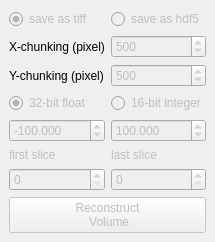
         <widget class="QDockWidget" name="Reconstruct_Volume">
          <property name="enabled">
           <bool>true</bool>
          </property>
          <property name="windowTitle">
           <string>Reconstruct Volume</string>
          </property>
          <widget class="QWidget" name="dockWidgetContents_13">
           <layout class="QGridLayout" name="gridLayout_24">
            <item row="1" column="0">
             <widget class="QPushButton" name="pushReconstruct_all">
              <property name="enabled">
               <bool>false</bool>
              </property>
              <property name="text">
               <string>Reconstruct
 Volume</string>
              </property>
             </widget>
            </item>
            <item row="0" column="0">
             <layout class="QGridLayout" name="gridLayout_25">
              <item row="0" column="0">
               <layout class="QGridLayout" name="gridLayout_26">
                <item row="5" column="1">
                 <widget class="QSpinBox" name="hdf_chunking_x">
                  <property name="enabled">
                   <bool>false</bool>
                  </property>
                  <property name="sizePolicy">
                   <sizepolicy hsizetype="Minimum" vsizetype="Preferred">
                    <horstretch>0</horstretch>
                    <verstretch>0</verstretch>
                   </sizepolicy>
                  </property>
                  <property name="maximum">
                   <number>99999</number>
                  </property>
                  <property name="value">
                   <number>500</number>
                  </property>
                 </widget>
                </item>
                <item row="5" column="0">
                 <widget class="QLabel" name="label_51">
                  <property name="text">
                   <string>X-chunking (pixel)</string>
                  </property>
                 </widget>
                </item>
                <item row="9" column="1">
                 <widget class="QLabel" name="label_52">
                  <property name="enabled">
                   <bool>false</bool>
                  </property>
                  <property name="sizePolicy">
                   <sizepolicy hsizetype="Minimum" vsizetype="Minimum">
                    <horstretch>0</horstretch>
                    <verstretch>0</verstretch>
                   </sizepolicy>
                  </property>
                  <property name="text">
                   <string>last slice</string>
                  </property>
                 </widget>
                </item>
                <item row="8" column="0">
                 <widget class="QDoubleSpinBox" name="int_low">
                  <property name="enabled">
                   <bool>false</bool>
                  </property>
                  <property name="sizePolicy">
                   <sizepolicy hsizetype="Minimum" vsizetype="Preferred">
                    <horstretch>0</horstretch>
                    <verstretch>0</verstretch>
                   </sizepolicy>
                  </property>
                  <property name="decimals">
                   <number>3</number>
                  </property>
                  <property name="minimum">
                   <double>-65535.000000000000000</double>
                  </property>
                  <property name="maximum">
                   <double>65535.000000000000000</double>
                  </property>
                  <property name="singleStep">
                   <double>1.000000000000000</double>
                  </property>
                  <property name="value">
                   <double>-100.000000000000000</double>
                  </property>
                 </widget>
                </item>
                <item row="9" column="0">
                 <widget class="QLabel" name="label_53">
                  <property name="enabled">
                   <bool>false</bool>
                  </property>
                  <property name="sizePolicy">
                   <sizepolicy hsizetype="Minimum" vsizetype="Minimum">
                    <horstretch>0</horstretch>
                    <verstretch>0</verstretch>
                   </sizepolicy>
                  </property>
                  <property name="text">
                   <string>first slice</string>
                  </property>
                 </widget>
                </item>
                <item row="7" column="1">
                 <widget class="QRadioButton" name="radioButton_16bit_integer">
                  <property name="enabled">
                   <bool>false</bool>
                  </property>
                  <property name="text">
                   <string>16-bit integer</string>
                  </property>
                  <property name="checked">
                   <bool>false</bool>
                  </property>
                  <attribute name="buttonGroup">
                   <string notr="true">bitbuttongroup</string>
                  </attribute>
                 </widget>
                </item>
                <item row="4" column="1">
                 <widget class="QRadioButton" name="save_hdf5">
                  <property name="enabled">
                   <bool>false</bool>
                  </property>
                  <property name="text">
                   <string>save as hdf5</string>
                  </property>
                  <property name="checked">
                   <bool>false</bool>
                  </property>
                  <attribute name="buttonGroup">
                   <string notr="true">tiffhdf5buttongroup</string>
                  </attribute>
                 </widget>
                </item>
                <item row="8" column="1">
                 <widget class="QDoubleSpinBox" name="int_high">
                  <property name="enabled">
                   <bool>false</bool>
                  </property>
                  <property name="sizePolicy">
                   <sizepolicy hsizetype="Minimum" vsizetype="Preferred">
                    <horstretch>0</horstretch>
                    <verstretch>0</verstretch>
                   </sizepolicy>
                  </property>
                  <property name="decimals">
                   <number>3</number>
                  </property>
                  <property name="minimum">
                   <double>-65535.000000000000000</double>
                  </property>
                  <property name="maximum">
                   <double>65535.000000000000000</double>
                  </property>
                  <property name="singleStep">
                   <double>1.000000000000000</double>
                  </property>
                  <property name="value">
                   <double>100.000000000000000</double>
                  </property>
                 </widget>
                </item>
                <item row="10" column="0">
                 <widget class="QSpinBox" name="spinBox_first">
                  <property name="enabled">
                   <bool>false</bool>
                  </property>
                  <property name="maximum">
                   <number>999999</number>
                  </property>
                 </widget>
                </item>
                <item row="7" column="0">
                 <widget class="QRadioButton" name="radioButton_32bit_float">
                  <property name="enabled">
                   <bool>false</bool>
                  </property>
                  <property name="text">
                   <string>32-bit float</string>
                  </property>
                  <property name="checked">
                   <bool>true</bool>
                  </property>
                  <attribute name="buttonGroup">
                   <string notr="true">bitbuttongroup</string>
                  </attribute>
                 </widget>
                </item>
                <item row="4" column="0">
                 <widget class="QRadioButton" name="save_tiff">
                  <property name="enabled">
                   <bool>false</bool>
                  </property>
                  <property name="text">
                   <string>save as tiff</string>
                  </property>
                  <property name="checked">
                   <bool>true</bool>
                  </property>
                  <attribute name="buttonGroup">
                   <string notr="true">tiffhdf5buttongroup</string>
                  </attribute>
                 </widget>
                </item>
                <item row="10" column="1">
                 <widget class="QSpinBox" name="spinBox_last">
                  <property name="enabled">
                   <bool>false</bool>
                  </property>
                  <property name="maximum">
                   <number>999999</number>
                  </property>
                 </widget>
                </item>
                <item row="6" column="0">
                 <widget class="QLabel" name="label_54">
                  <property name="text">
                   <string>Y-chunking (pixel)</string>
                  </property>
                 </widget>
                </item>
                <item row="6" column="1">
                 <widget class="QSpinBox" name="hdf_chunking_y">
                  <property name="enabled">
                   <bool>false</bool>
                  </property>
                  <property name="sizePolicy">
                   <sizepolicy hsizetype="Minimum" vsizetype="Preferred">
                    <horstretch>0</horstretch>
                    <verstretch>0</verstretch>
                   </sizepolicy>
                  </property>
                  <property name="maximum">
                   <number>99999</number>
                  </property>
                  <property name="value">
                   <number>500</number>
                  </property>
                 </widget>
                </item>
               </layout>
              </item>
             </layout>
            </item>
           </layout>
          </widget>
         </widget>
